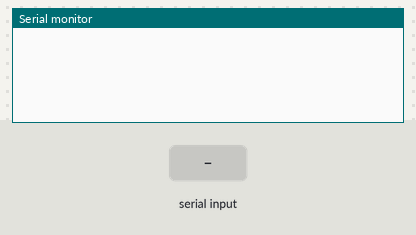
The sketch below on a simulated ESP32. On the bench: the last lines printed to the serial monitor. Inputs (shaded band) come from the test bench.

Above: at 1.2 s.
1.3 s: "90,45\n" received over Serial
At 1.9 s:
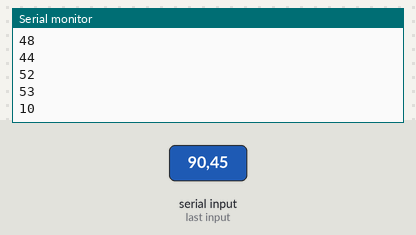
2.8 s: "30,150\n" received over Serial
At 4.3 s:
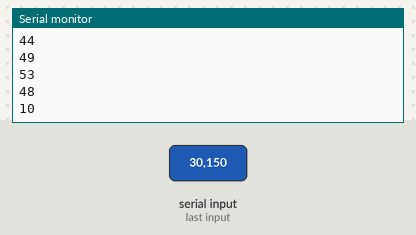
Timing chart, 0 to 5.8 s (numbered marks = the images above; inputs shaded):
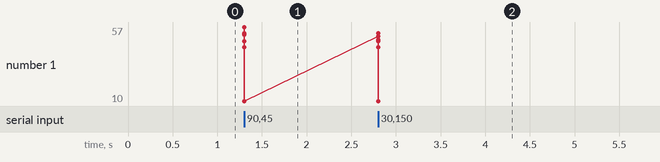

The sketch:

esp32_dac_using_mcp4725.ino
```cpp
// scl=22
// sda=21


#include <Wire.h>
#include <Adafruit_MCP4725.h>
#include <driver/dac.h>
String incoming;
int n;
int in_min = 0;
int in_max = 255;
int out_min = 0;
int out_max = 4095;
Adafruit_MCP4725 dac; // constructor
void setup(void) {
  Serial.begin(57600);
  dac.begin(0x62); // The I2C Address: Run the I2C Scanner if you're not sure
}
void loop(void) {
  while (Serial.available()) {
    incoming = Serial.read();
    n = incoming.toInt();
    Serial.println(n);
    int out = (n - in_min) * (out_max - out_min) / (in_max - in_min) + out_min;
    dac.setVoltage(out, false);
  }
}
```

Measured:
- after the input at 1.3 s, the serial monitor: prints a new line at once (image 1)
- after the input at 2.8 s, the serial monitor: prints a new line at once (image 2)
